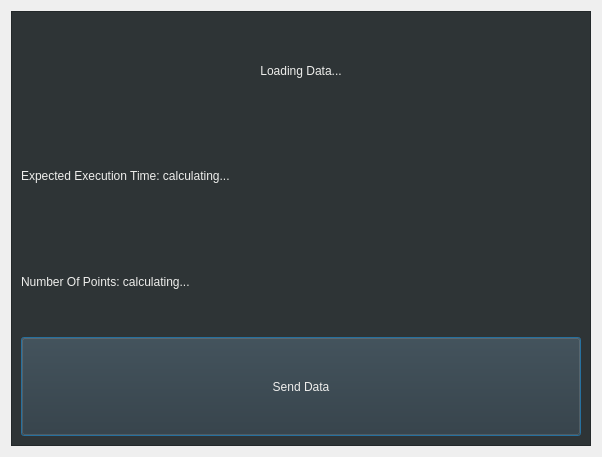
<?xml version="1.0" encoding="UTF-8"?>
<ui version="4.0">
 <class>Dialog_LoadPoints</class>
 <widget class="QDialog" name="Dialog_LoadPoints">
  <property name="geometry">
   <rect>
    <x>0</x>
    <y>0</y>
    <width>602</width>
    <height>457</height>
   </rect>
  </property>
  <property name="windowTitle">
   <string>Dialog</string>
  </property>
  <layout class="QGridLayout" name="gridLayout">
   <item row="0" column="0">
    <widget class="QFrame" name="frame">
     <property name="styleSheet">
      <string notr="true">background-color:rgb(46, 52, 54)</string>
     </property>
     <property name="frameShape">
      <enum>QFrame::StyledPanel</enum>
     </property>
     <property name="frameShadow">
      <enum>QFrame::Raised</enum>
     </property>
     <layout class="QGridLayout" name="gridLayout_2">
      <item row="0" column="0">
       <layout class="QVBoxLayout" name="verticalLayout">
        <item>
         <widget class="QLabel" name="label_loading">
          <property name="styleSheet">
           <string notr="true">color:rgb(238, 238, 236);
font: 26pt &quot;Ubuntu&quot;;</string>
          </property>
          <property name="text">
           <string>Loading Data...</string>
          </property>
          <property name="alignment">
           <set>Qt::AlignCenter</set>
          </property>
         </widget>
        </item>
        <item>
         <widget class="QLabel" name="label_expected_time">
          <property name="styleSheet">
           <string notr="true">color:rgb(238, 238, 236);
font: 16pt &quot;Ubuntu&quot;;</string>
          </property>
          <property name="text">
           <string>Expected Execution Time: calculating...</string>
          </property>
         </widget>
        </item>
        <item>
         <widget class="QLabel" name="label_number_of_points">
          <property name="styleSheet">
           <string notr="true">color:rgb(238, 238, 236);
font: 16pt &quot;Ubuntu&quot;;</string>
          </property>
          <property name="text">
           <string>Number Of Points: calculating...</string>
          </property>
         </widget>
        </item>
        <item>
         <widget class="QPushButton" name="btn_sendData">
          <property name="sizePolicy">
           <sizepolicy hsizetype="Minimum" vsizetype="Minimum">
            <horstretch>0</horstretch>
            <verstretch>0</verstretch>
           </sizepolicy>
          </property>
          <property name="styleSheet">
           <string notr="true">color:rgb(238, 238, 236);</string>
          </property>
          <property name="text">
           <string>Send Data</string>
          </property>
         </widget>
        </item>
       </layout>
      </item>
     </layout>
    </widget>
   </item>
  </layout>
 </widget>
 <resources/>
 <connections/>
</ui>
